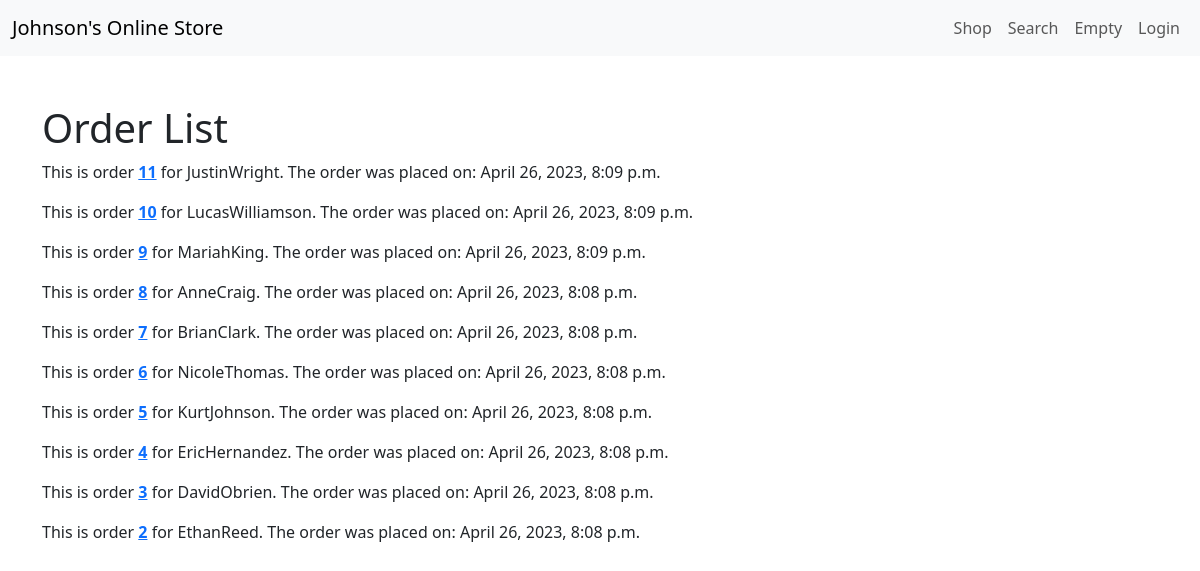
The app's page /orders/order_list/, older data.
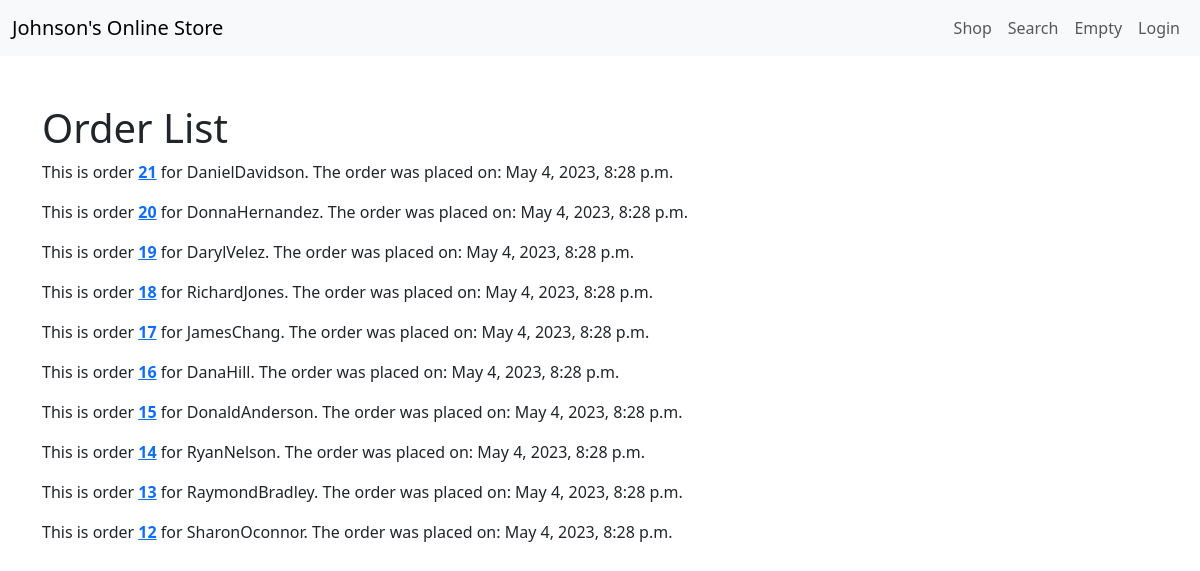
The same page, newer data.
### orders/models.py (models this page shows, shortened)
class Order(models.Model):
    customer = models.ForeignKey(Customer, on_delete=models.CASCADE, null=True, blank=True)
    first_name = models.CharField(max_length=50)
    last_name = models.CharField(max_length=50)
    email = models.EmailField()
    address = models.CharField(max_length=250)
    postal_code = models.CharField(max_length=20)
    city = models.CharField(max_length=100)
    created = models.DateTimeField(auto_now_add=True)
    updated = models.DateTimeField(auto_now=True)
    paid = models.BooleanField(default=False)
    class Meta:
        ordering = ('-created',)

### customer/models.py (models this page shows, shortened)
class Customer(models.Model):
    user = models.OneToOneField(User, on_delete=models.CASCADE, primary_key=True)
    address = models.TextField()
    created_date = models.DateTimeField(auto_now_add=True)
    class Meta:
        db_table = 'customer'

### orders/views.py (the view)
# urls.py: path('order_list/', views.order_list, name='order_list'),
def order_list(request):
    try:
        orders = Order.objects.all()
        return render(request, 'orders/order/list.html', {'orders' : orders})
    except Exception as e:
        return HttpResponse("Error: {}".format(str(e)), status=500)

### cart/cart.py (called while the page is built)
    def __len__(self):
        return sum(item['quantity'] for item in self.cart.values())

### cart/context_processors.py (called while the page is built)
def cart(request):
 return {'cart': Cart(request)}

### orders/templates/orders/order/list.html (shortened to what this page needs)
{% extends 'base.html' %}
{% block content %}
    <div class="container mt-5">
        <h1>Order List</h1>
        {% for order in orders %}
            <p>This is order <b><a href="{% url 'orders:order_detail' id=order.id %}">{{ order.id }}</a></b> for
            {{ order.customer.user }}. The order was placed on: {{ order.created }} </p>
        {% endfor %}
    </div>
{% endblock %}

Row changes from the older to the newer data that the page shows:
removed Order: id "11", customer.user "JustinWright", created "April 26, 2023, 8:09 p.m."
removed Order: id "10", customer.user "LucasWilliamson", created "April 26, 2023, 8:09 p.m."
removed Order: id "9", customer.user "MariahKing", created "April 26, 2023, 8:09 p.m."
removed Order: id "8", customer.user "AnneCraig", created "April 26, 2023, 8:08 p.m."
removed Order: id "7", customer.user "BrianClark", created "April 26, 2023, 8:08 p.m."
removed Order: id "6", customer.user "NicoleThomas", created "April 26, 2023, 8:08 p.m."
removed Order: id "5", customer.user "KurtJohnson", created "April 26, 2023, 8:08 p.m."
removed Order: id "4", customer.user "EricHernandez", created "April 26, 2023, 8:08 p.m."
removed Order: id "3", customer.user "DavidObrien", created "April 26, 2023, 8:08 p.m."
removed Order: id "2", customer.user "EthanReed", created "April 26, 2023, 8:08 p.m."
added Order: id "21", customer.user "DanielDavidson", created "May 4, 2023, 8:28 p.m."
added Order: id "20", customer.user "DonnaHernandez", created "May 4, 2023, 8:28 p.m."
added Order: id "19", customer.user "DarylVelez", created "May 4, 2023, 8:28 p.m."
added Order: id "18", customer.user "RichardJones", created "May 4, 2023, 8:28 p.m."
added Order: id "17", customer.user "JamesChang", created "May 4, 2023, 8:28 p.m."
added Order: id "16", customer.user "DanaHill", created "May 4, 2023, 8:28 p.m."
added Order: id "15", customer.user "DonaldAnderson", created "May 4, 2023, 8:28 p.m."
added Order: id "14", customer.user "RyanNelson", created "May 4, 2023, 8:28 p.m."
added Order: id "13", customer.user "RaymondBradley", created "May 4, 2023, 8:28 p.m."
added Order: id "12", customer.user "SharonOconnor", created "May 4, 2023, 8:28 p.m."
